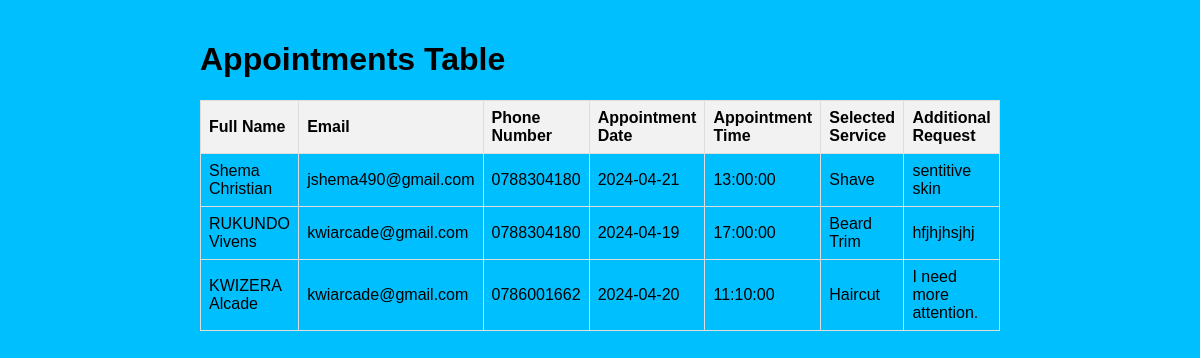
Screenshot of /appointments.php with the database file from the repository.
### tables this page shows
CREATE TABLE `appointment` (
  `Full_Name` varchar(255) NOT NULL,
  `Email` varchar(255) NOT NULL,
  `Phone_Number` varchar(20) NOT NULL,
  `Appointment_Date` date NOT NULL,
  `Appointment_Time` time NOT NULL,
  `Selected_Service` varchar(50) NOT NULL,
  `Additional_Request` text DEFAULT NULL
);

### appointments.php (the view, shortened to what this page needs)
<!DOCTYPE html>
<html lang="en">
<head>
</head>
<body>
    <div class="container">
        <h1>Appointments Table</h1>
        <?php
        require_once "db_connection.php";
        $sql = "SELECT * FROM appointment";
        $result = $conn->query($sql);
        if ($result === false) {
            echo "Error executing the SQL query: " . $conn->error;
        } else {
            if ($result->num_rows > 0) {
                echo "<table>";
                echo "<tr><th>Full Name</th><th>Email</th><th>Phone Number</th><th>Appointment Date</th><th>Appointment Time</th><th>Selected Service</th><th>Additional Request</th></tr>";
                while ($row = $result->fetch_assoc()) {
                    echo "<tr>";
                    echo "<td>" . $row["Full_Name"] . "</td>";
                    echo "<td>" . $row["Email"] . "</td>";
                    echo "<td>" . $row["Phone_Number"] . "</td>";
                    echo "<td>" . $row["Appointment_Date"] . "</td>";
                    echo "<td>" . $row["Appointment_Time"] . "</td>";
                    echo "<td>" . $row["Selected_Service"] . "</td>";
                    echo "<td>" . $row["Additional_Request"] . "</td>";
                    echo "</tr>";
                }
                echo "</table>";
            } else {
                echo "No appointments found.";
            }
        }
        ?>
    </div>
</body>
</html>

### appointments.php (style rules this page uses)
body { font-family: Arial, sans-serif; margin: 0; padding: 0; background-color: deepskyblue; background-position: center; color: black; }
table { border-collapse: collapse; width: 100%; }
th, td { border: 1px solid #ddd; padding: 8px; text-align: left; }
th { background-color: #f2f2f2; }
.container { max-width: 800px; margin: 0 auto; padding: 20px; }

### rows the page displays
appointment: Full_Name "Shema Christian", Email "jshema490@gmail.com", Phone_Number "0788304180", Appointment_Date "2024-04-21", Appointment_Time "13:00:00", Selected_Service "Shave", Additional_Request "sentitive skin"
appointment: Full_Name "RUKUNDO Vivens", Email "kwiarcade@gmail.com", Phone_Number "0788304180", Appointment_Date "2024-04-19", Appointment_Time "17:00:00", Selected_Service "Beard Trim", Additional_Request "hfjhjhsjhj"
appointment: Full_Name "KWIZERA Alcade", Email "kwiarcade@gmail.com", Phone_Number "0786001662", Appointment_Date "2024-04-20", Appointment_Time "11:10:00", Selected_Service "Haircut", Additional_Request "I need more attention."
